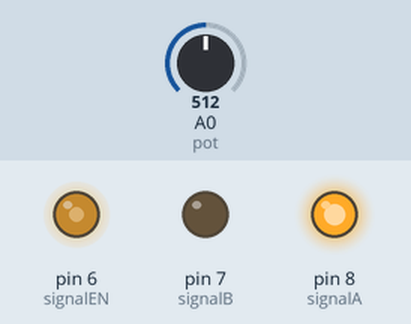
Simulated run of this sketch. Board: Arduino Uno, built with avr-gcc and run on an emulated ATmega328P. Shown: output pins drawn as LEDs (lit = HIGH). The test bench sets the inputs (shaded band); at power-on: A0 (pot) = 512.

Above: at 1.2 s.
1.3 s: A0 (pot) set to 716
At 2.2 s:
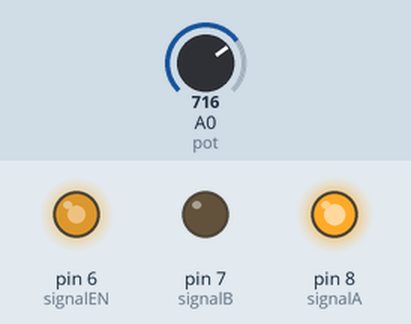
2.8 s: A0 (pot) set to 900
At 3.4 s:
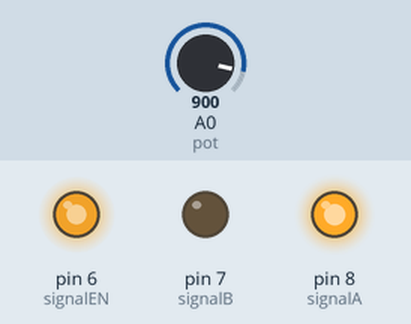
4.3 s: A0 (pot) set to 122
At 4.7 s:
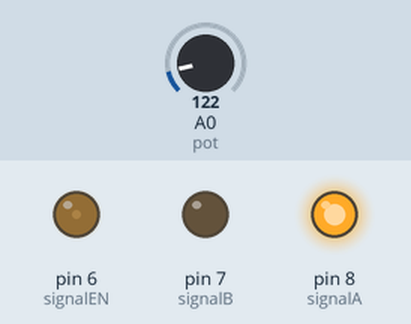
5.8 s: A0 (pot) set to 0
At 7.0 s:
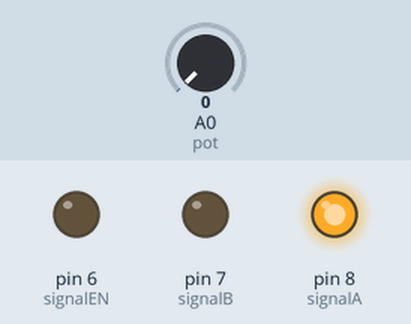
7.3 s: A0 (pot) set to 511
At 8.4 s:
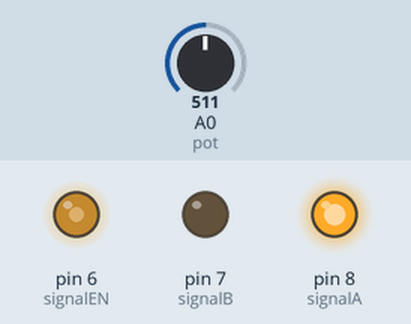
Timing chart, 0 to 9.8 s (numbered marks = the images above; inputs shaded):
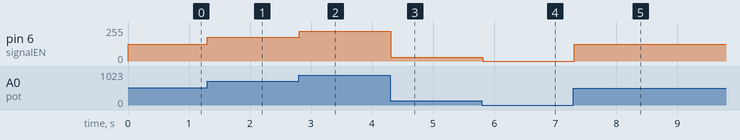

Measured:
- after the input at 1.3 s, pin 6 (signalEN): 127/255 → 178/255 at once
- after the input at 2.8 s, pin 6 (signalEN): 178/255 → 224/255 at once
- after the input at 4.3 s, pin 6 (signalEN): 224/255 → 30/255 at once
- after the input at 5.8 s, pin 6 (signalEN): 30/255 → 0/255 at once
- after the input at 7.3 s, pin 6 (signalEN): 0/255 → 127/255 at once

The sketch:

ACED_P3_03.ino
```cpp
/*
 *  Programa 3 practica 3
 *  Automatización y Control en la era Digital
 *  UNITEC -  Campus Querétaro
 *  Control de Motor con Arduino y Puente H
 *  Autor: Ing. Gustavo David Mendoza Pinto
 */

byte signalEN = 6; // Indicamos la salida pwm del arduino
byte signalA = 8;
byte signalB = 7;
byte pot = A0;
int lectura;
int velocidad;
void setup() {
  pinMode(signalEN, OUTPUT); // Configuramos puerto como salida digital
  pinMode(signalA, OUTPUT); // Configuramos puerto como salida digital
  pinMode(signalB, OUTPUT); // Configuramos puerto como salida digital

  digitalWrite(signalA,HIGH); // enviamos un uno lógico a la salida A
  digitalWrite(signalB,LOW);  // enviamos un cero lógico a la salida A
}
void loop() {

  lectura = analogRead(pot);
  velocidad = map(lectura,0,1023,0,255);
  analogWrite(signalEN,velocidad);
  delay(100); // esperamos 100 mili segundos
}
```
